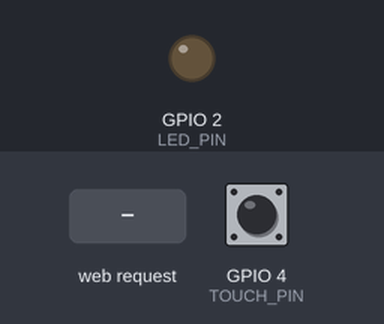
Recording of a sketch running on a simulated ESP32. Parts: output pins drawn as LEDs (lit = HIGH). Dashed ring = blinking. The inputs (shaded band) are chosen by the test bench; at power-on: GPIO 4 (TOUCH_PIN) HIGH. What the sketch prints to the serial monitor is not drawn.

Above: at 2.2 s.
2.3 s: HTTP request GET /arm received
At 2.55 s:
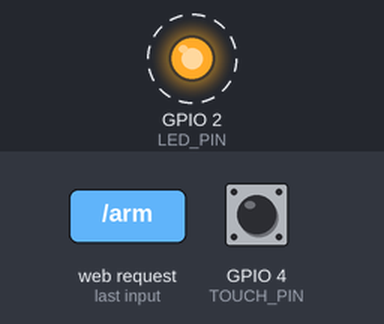
5.3 s: HTTP request GET /disarm received
At 5.3 s:
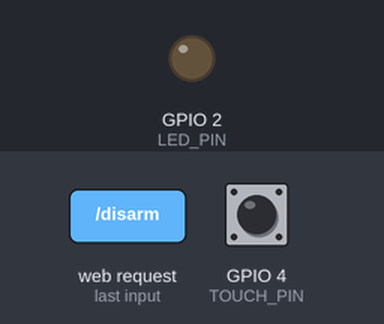
Timing chart, 0 to 8.3 s (numbered marks = the images above; inputs shaded):
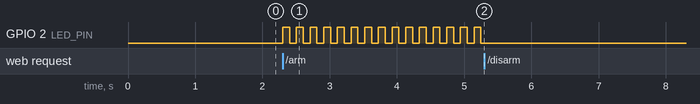

Measured:
- after the input at 2.3 s, GPIO 2 (LED_PIN): alternates HIGH for 0.10 s and LOW for 0.10 s, starting at once
- after the input at 5.3 s, GPIO 2 (LED_PIN): stops changing and stays LOW

The sketch:

sketch_jul2a-plus.ino
```cpp
#include <WiFi.h>
#include <WebServer.h>

// ==================== AP热点配置区 ====================
const char* ap_ssid = "ESP32-LAB17";    // 热点名称
const char* ap_password = "12345678";      // 热点密码（至少8位）

// 引脚定义
const int LED_PIN = 2;       // 板载LED引脚（GPIO2）
const int TOUCH_PIN = 4;     // 触摸引脚 T0 对应 GPIO4

// 触摸阈值（需根据实际测试调整，触摸时值会明显变小）
const int THRESHOLD = 300;

// 报警闪烁间隔（毫秒），值越小闪烁越快
const int ALARM_BLINK_INTERVAL = 100; // 100ms = 高频闪烁

// ==================== 全局状态变量 ====================
// 系统状态枚举
enum SystemState {
  STATE_DISARMED,   // 撤防状态
  STATE_ARMED,      // 布防状态（等待触发）
  STATE_ALARM       // 报警状态（已触发，LED狂闪）
};

SystemState systemState = STATE_DISARMED;  // 初始状态：撤防

// 非阻塞闪烁相关变量
unsigned long lastBlinkTime = 0;
bool ledBlinkState = false;

WebServer server(80);

// ==================== 网页生成函数 ====================
String makePage() {
  String stateText;
  String stateColor;
  String btnArmStyle, btnDisarmStyle;
  String alertBlock = "";
  String jsAlertScript = "";

  switch (systemState) {
    case STATE_DISARMED:
      stateText = "撤防中 (Disarmed)";
      stateColor = "#28a745";  // 绿色
      btnArmStyle = "background:#007bff;color:#fff;";
      btnDisarmStyle = "background:#ccc;color:#888;cursor:not-allowed;";
      alertBlock = "";
      jsAlertScript = "";
      break;
    case STATE_ARMED:
      stateText = "布防中 (Armed)";
      stateColor = "#ffc107";  // 黄色
      btnArmStyle = "background:#ccc;color:#888;cursor:not-allowed;";
      btnDisarmStyle = "background:#dc3545;color:#fff;";
      alertBlock = "";
      jsAlertScript = "";
      break;
    case STATE_ALARM:
      stateText = "🚨 报警中 (ALARM!)";
      stateColor = "#dc3545";  // 红色
      btnArmStyle = "background:#ccc;color:#888;cursor:not-allowed;";
      btnDisarmStyle = "background:#dc3545;color:#fff;animation:pulse 0.5s infinite;";
      // 页面红色提示条
      alertBlock = R"rawliteral(
      <div class="invade-alert">
        ⚠️ 检测到入侵！安防警报已触发
      </div>
      )rawliteral";
      // JS弹窗脚本，仅提示检测到入侵，删除撤防相关文字
      jsAlertScript = R"rawliteral(
      <script>
        window.onload = function(){
          alert("【入侵警报】检测到非法闯入！");
        }
      </script>
      )rawliteral";
      break;
  }

  String html = R"rawliteral(
<!DOCTYPE html>
<html lang="zh-CN">
<head>
  <meta charset="UTF-8">
  <meta name="viewport" content="width=device-width, initial-scale=1.0">
  <title>ESP32 安防报警器</title>
  <style>
    body { font-family: Arial, sans-serif; text-align: center; margin-top: 50px; background: #f5f5f5; }
    .container { max-width: 420px; margin: 0 auto; padding: 30px; background: #fff; border-radius: 15px; box-shadow: 0 4px 15px rgba(0,0,0,0.1); }
    h1 { color: #333; margin-bottom: 10px; }
    .status-box { padding: 20px; border-radius: 10px; margin: 20px 0; font-size: 20px; font-weight: bold; color: #fff; background: )rawliteral" + stateColor + R"rawliteral(; transition: all 0.3s; }
    .btn { display: inline-block; padding: 15px 30px; margin: 10px; border: none; border-radius: 8px; font-size: 16px; cursor: pointer; text-decoration: none; transition: all 0.2s; }
    .btn:hover { transform: translateY(-2px); box-shadow: 0 4px 10px rgba(0,0,0,0.2); }
    .btn:active { transform: translateY(0); }
    .info { margin-top: 20px; color: #666; font-size: 14px; line-height: 1.6; }
    @keyframes pulse { 0% { transform: scale(1); } 50% { transform: scale(1.05); } 100% { transform: scale(1); } }
    /* 入侵警报闪烁提示条 */
    .invade-alert {
      background-color: #ff2222;
      color: #ffffff;
      font-size: 18px;
      font-weight: bold;
      padding: 16px;
      border-radius: 10px;
      margin: 20px 0;
      animation: alertFlash 0.8s infinite alternate;
    }
    @keyframes alertFlash {
      from { opacity: 1; }
      to { opacity: 0.6; }
    }
  </style>
</head>
)rawliteral" + jsAlertScript + R"rawliteral(
<body>
  <div class="container">
    <h1>🔒 物联网安防报警器</h1>
    <div class="status-box">当前状态：)rawliteral" + stateText + R"rawliteral(</div>
    )rawliteral" + alertBlock + R"rawliteral(
    <div>
      <a href="/arm"><button class="btn" style=")rawliteral" + btnArmStyle + R"rawliteral(" )rawliteral" + (systemState == STATE_DISARMED ? "" : "disabled") + R"rawliteral(>🔒 布防 (Arm)</button></a>
      <a href="/disarm"><button class="btn" style=")rawliteral" + btnDisarmStyle + R"rawliteral(" )rawliteral" + (systemState == STATE_DISARMED ? "disabled" : "") + R"rawliteral(>🔓 撤防 (Disarm)</button></a>
    </div>
    <div class="info">
      <p>📡 ESP32 AP热点模式</p>
      <p>• 手机连接热点：ESP32_Alarm_AP</p>
      <p>• 访问地址：192.168.4.1</p>
      <p>• 仅布防状态下触摸引脚会触发入侵警报</p>
      <p>• 报警页面自动弹出入侵警告弹窗+红色闪烁提示</p>
      <p>• 点击撤防即可解除警报</p>
    </div>
  </div>
</body>
</html>
)rawliteral";
  return html;
}

// ==================== 路由处理函数 ====================
void handleRoot() {
  server.send(200, "text/html; charset=UTF-8", makePage());
}

// 布防操作
void handleArm() {
  if (systemState == STATE_DISARMED) {
    systemState = STATE_ARMED;
    digitalWrite(LED_PIN, LOW);
    Serial.println("[系统] 已布防 - 等待触发");
  }
  server.sendHeader("Location", "/");
  server.send(303);
}

// 撤防操作
void handleDisarm() {
  if (systemState != STATE_DISARMED) {
    systemState = STATE_DISARMED;
    digitalWrite(LED_PIN, LOW);
    ledBlinkState = false;
    Serial.println("[系统] 已撤防 - 系统重置");
  }
  server.sendHeader("Location", "/");
  server.send(303);
}

// ==================== 报警闪烁处理（非阻塞） ====================
void handleAlarmBlink() {
  if (systemState == STATE_ALARM) {
    unsigned long currentTime = millis();
    if (currentTime - lastBlinkTime >= ALARM_BLINK_INTERVAL) {
      lastBlinkTime = currentTime;
      ledBlinkState = !ledBlinkState;
      digitalWrite(LED_PIN, ledBlinkState ? HIGH : LOW);
    }
  }
}

// ==================== 触摸检测 ====================
void checkTouch() {
  if (systemState != STATE_ARMED) {
    return;
  }

  int touchValue = touchRead(TOUCH_PIN);
  if (touchValue < THRESHOLD) {
    systemState = STATE_ALARM;
    lastBlinkTime = millis();
    ledBlinkState = true;
    digitalWrite(LED_PIN, HIGH);
    Serial.println("[警报] 触摸触发！进入报警状态！");
  }
}

// ==================== 初始化 ====================
void setup() {
  Serial.begin(115200);
  delay(1000);

  pinMode(LED_PIN, OUTPUT);
  digitalWrite(LED_PIN, LOW);

  // 创建AP热点
  Serial.print("正在创建AP热点: ");
  Serial.println(ap_ssid);
  WiFi.softAP(ap_ssid, ap_password, 1, 0, 4);
  IPAddress apIP = WiFi.softAPIP();
  Serial.print("AP访问地址: http://");
  Serial.println(apIP);

  // 注册网页路由（移除手动报警路由）
  server.on("/", handleRoot);
  server.on("/arm", handleArm);
  server.on("/disarm", handleDisarm);
  server.begin();

  Serial.println("安防系统初始化完成 - 当前状态：撤防");
}

// ==================== 主循环 ====================
void loop() {
  server.handleClient();
  checkTouch();
  handleAlarmBlink();
  delay(10);
}
```
